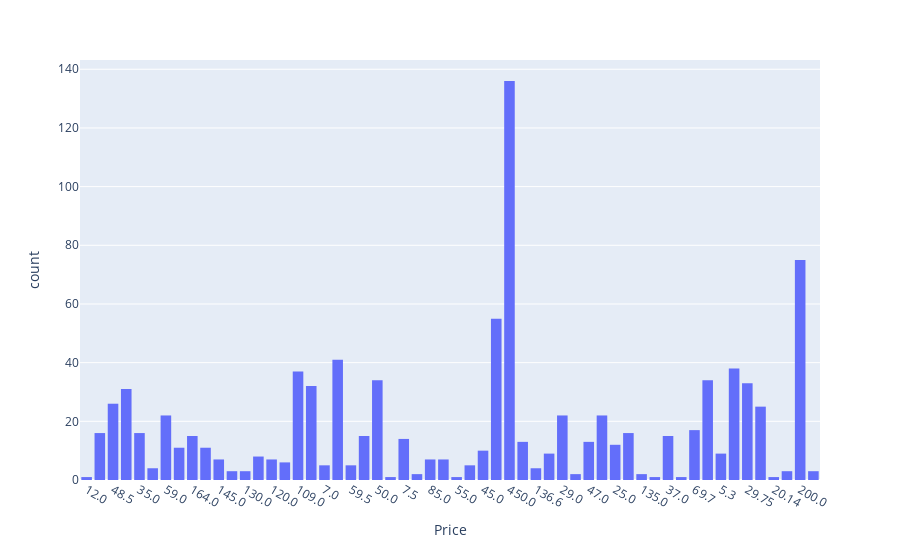

The cell this chart's notebook holds for it:
### Markdown cell above
# How Expensive are the Launches? 

Create a histogram and visualise the distribution. The price column is given in USD millions (careful of missing values).

### Code cell
px.histogram(df_data.sort_values(by=["Organisation", "Price"], ascending=[False, False]), x="Price",nbins=10)

### Figure 1 — Plotly figure (JSON) as saved in the notebook; plotly's stock layout.template omitted (floating-point values rounded to 4 significant figures; data arrays with more than 128 entries replaced by an {"elided": "..."} marker saying what was removed)
{"data": [{"alignmentgroup": "True", "bingroup": "x", "hovertemplate": "Price=%{x}<br>count=%{y}<extra></extra>", "legendgroup": "", "marker": {"color": "#636efa", "pattern": {"shape": ""}}, "name": "", "nbinsx": 10, "offsetgroup": "", "orientation": "v", "showlegend": false, "type": "histogram", "x": {"elided": "4324 str values"}, "xaxis": "x", "yaxis": "y"}], "layout": {"barmode": "relative", "legend": {"tracegroupgap": 0}, "margin": {"t": 60}, "xaxis": {"anchor": "y", "domain": [0, 1], "title": {"text": "Price"}}, "yaxis": {"anchor": "x", "domain": [0, 1], "title": {"text": "count"}}}}
